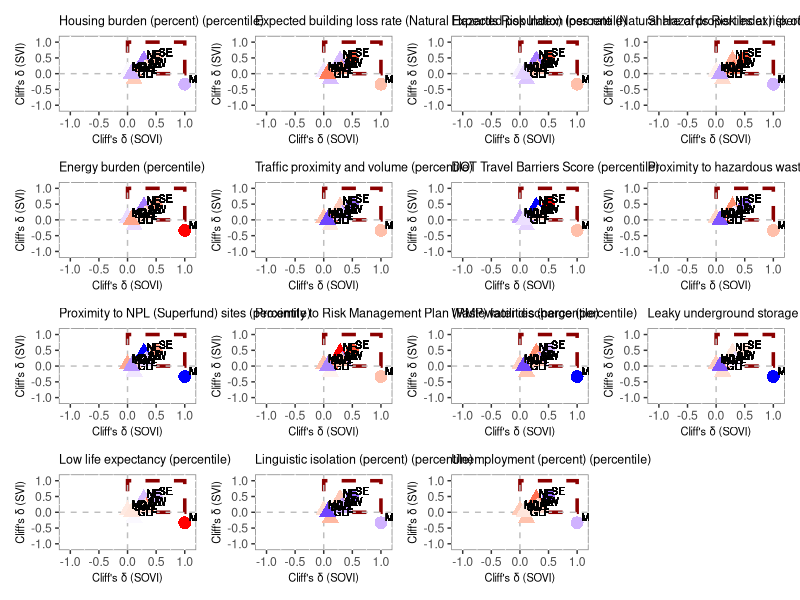

Reproduce this figure in R.
library(ggplot2)
library(readr)
setwd("C:\\GoogleDrive\\GitHub\\deep_learning\\misc\\misc\\apu_research")
df = read.csv('summary_stats_sovi_svi_LI_dynamic0711.csv')
df$LI='Low Income'
df2 = read.csv('summary_stats_sovi_svi_NLI_dynamic0711.csv')
df2$LI='not-Low Income'
df=rbind(df,df2)

x=df[df$Source=='SOVI',c('cliff_d','LI','Cregion')]
y=df[df$Source=='SVI',c('cliff_d','LI','Cregion')]


library(ggplot2)
library(patchwork)
library(cowplot)
library(dplyr)

P <- list()
print(unique(df$Source))
for (zz in unique(df$Source)) {
  if (zz != 'SOVI' & zz != 'SVI') {
    
    z <- df[df$Source == zz, c('cliff_d', 'LI', 'Cregion')]
    df1 <- merge(x, y, by = c('Cregion', 'LI'))
    df1 <- merge(df1, z, by = c('Cregion', 'LI'))
    names(df1) <- c('Cregion', 'Li', 'SOVI', 'SVI', 'J40')
    
    # Create each plot without individual legends
    p <- ggplot(df1, aes(x = SOVI, y = SVI)) +
      annotate("rect", xmin = 0, xmax = 1, ymin = 0, ymax = 1,
               color = "darkred", fill = NA, linetype = "dashed", size = 1.2) +
      geom_hline(yintercept = 0, linetype = "dashed", color = "gray") +
      geom_vline(xintercept = 0, linetype = "dashed", color = "gray") +
      geom_point(aes(color = J40, shape = Li), size = 4, alpha = 0.8) +
      # scale_color_gradient2(low = "blue", mid = "white", high = "red", midpoint = 0, limits = c(-1, 1),
      #                       name = "Cliff's δ (J40)\n−1: Higher in independent\n+1: Higher in compound") +
      scale_color_gradient2(
        low = "blue", mid = "white", high = "red",
        midpoint = 0, limits = c(-1, 1),
        name = "Cliff's δ (J40)",
        breaks = c(-1, 0, 1),
        labels = c("Higher in \n independent", "Equal", "Higher in \n compound")
      )+
      scale_shape_manual(values = c(16, 17)) +
      xlim(c(-1, 1)) + ylim(c(-1, 1)) +
      scale_x_continuous(limits = c(-1, 1), expand = expansion(mult = 0.1)) +
      scale_y_continuous(limits = c(-1, 1), expand = expansion(mult = 0.1))+
      geom_text(aes(label = Cregion), hjust = -0.2, vjust = -0.2, size = 2.5) +
      #theme_minimal() +
      theme(panel.background = element_rect(fill = "white", colour = "grey50"))+
      labs(
        title = zz,
        x = "Cliff's δ (SOVI)", y = "Cliff's δ (SVI)", shape = "Income"
      ) +
      theme(legend.position = "none",
            plot.title = element_text(size = 9),  # 🔹 Reduce plot title size
            axis.title = element_text(size = 8)                  # Optional: axis labels
            #axis.text = element_text(size = 8)                    # Optional: axis tick labels
            
      )
    
    P[[zz]] <- p
  }
}

# Extract legend from one of the plots (e.g., first plot in P)
first_plot <- P[[1]]
legend <- get_legend(
  P[[1]] +
    theme(
      legend.position = "bottom",
      legend.box = "vertical",
      legend.title = element_text(size = 9),
      legend.text = element_text(size = 8)
    ) +
    guides(
      color = guide_colorbar(
        title.position = "top",
        direction = "horizontal",
        barwidth = unit(4, "cm"),
        barheight = unit(0.4, "cm")
      ),
      shape = guide_legend(
        title = "Income",
        title.position = "top",
        ncol = 1,
        override.aes = list(size = 4)
      )
    )
) 


# Add the legend to the 16th slot (bottom-right of 4x4 grid)
legend_plot <- wrap_elements(legend)
P[["__legend__"]] <- legend_plot
final_plot <- wrap_plots(P, ncol = 4)
final_plot
